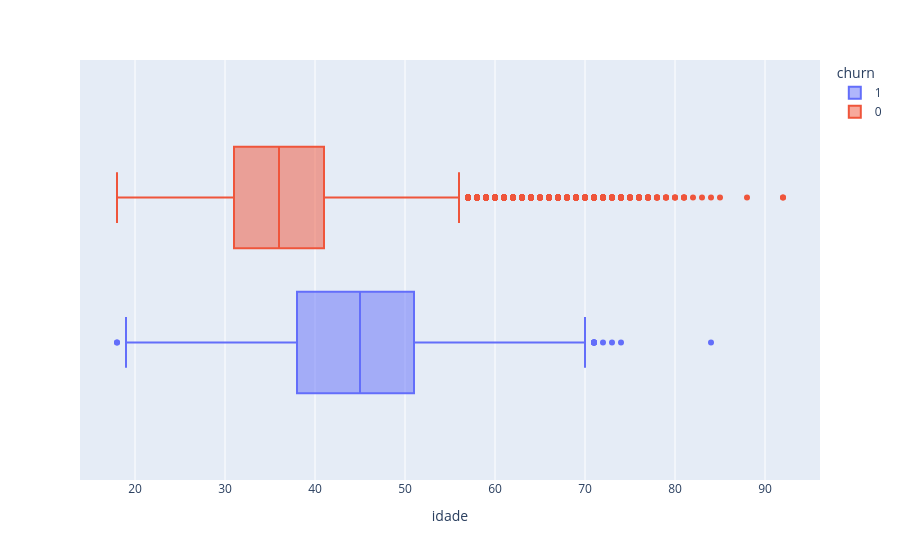

Notebook cell for this chart:
### Code cell
#analisando a distribuição de idade
px.box(dados, x = 'idade', color = 'churn')

### Figure 1 — Plotly figure (JSON) as saved in the notebook; plotly's stock layout.template omitted (floating-point values rounded to 4 significant figures; data arrays with more than 128 entries replaced by an {"elided": "..."} marker saying what was removed)
{"data": [{"alignmentgroup": "True", "hovertemplate": "churn=1<br>idade=%{x}<extra></extra>", "legendgroup": "1", "marker": {"color": "#636efa"}, "name": "1", "notched": false, "offsetgroup": "1", "orientation": "h", "showlegend": true, "type": "box", "x": {"elided": "2037 int values"}, "x0": " ", "xaxis": "x", "y0": " ", "yaxis": "y"}, {"alignmentgroup": "True", "hovertemplate": "churn=0<br>idade=%{x}<extra></extra>", "legendgroup": "0", "marker": {"color": "#EF553B"}, "name": "0", "notched": false, "offsetgroup": "0", "orientation": "h", "showlegend": true, "type": "box", "x": {"elided": "7963 int values"}, "x0": " ", "xaxis": "x", "y0": " ", "yaxis": "y"}], "layout": {"boxmode": "group", "legend": {"title": {"text": "churn"}, "tracegroupgap": 0}, "margin": {"t": 60}, "xaxis": {"anchor": "y", "domain": [0, 1], "title": {"text": "idade"}}, "yaxis": {"anchor": "x", "domain": [0, 1]}}}
